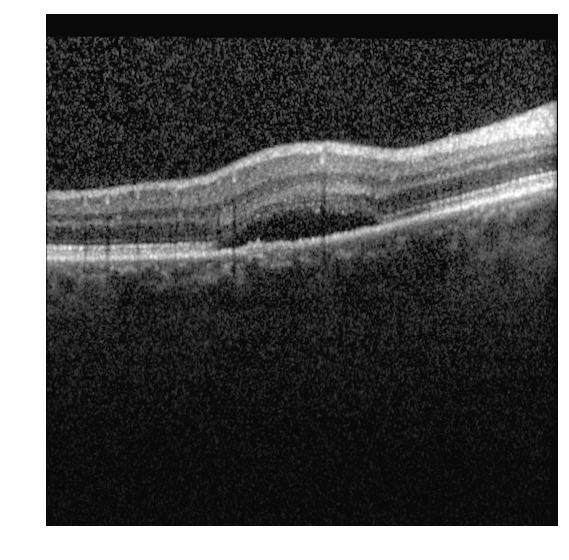
#> input picture groupwork/Train-Data/input_1492_1.png, 569 x 560 px, found by its file name; its folder holds only this picture in this run
$ python main.py
#> lines starting #> are read from the running program, lines starting #| are printed output that depends on the picture; after the words box and inside, x2 and y2 are one past the last pixel; in counts of white or black regions, pixels touching at a corner belong together
### groupwork/mask_fro.py
# imports
from skimage import io, filters
from skimage import color
from scipy import ndimage
import matplotlib.pyplot as plt
import numpy as np
from scipy import misc
from skimage.morphology import disk
from skimage import restoration
from skimage.filters import sobel
from skimage import measure
from skimage.util import crop


def mask(filename):
    # load image
#> called with filename = '_1492_1'
    image = io.imread('Train-Data\input' + filename + '.png')
#> image is the input picture: shape (560, 569, 4); mean R, G, B, A 82.7, 82.7, 82.7, 255

    # cropping
    top = 15
    right = 12
    bottom = 35
    bottom = 250 # test
    left = 50
    image = crop(image, ((top, bottom), (left, right), (0, 0)), copy=False)
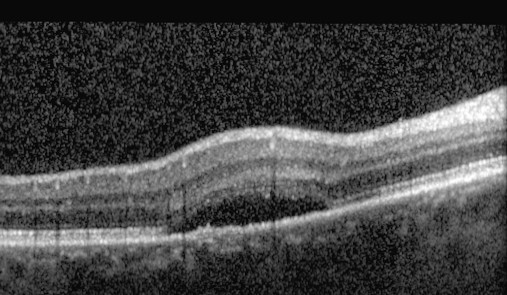
#> image: shape (295, 507, 4); mean R, G, B, A 66.2, 66.2, 66.2, 255

    plt.rcParams['image.cmap'] = 'gray'
    image = color.rgb2gray(image)
#> image: shape (295, 507) float64

    # pre
    size = (3, 3)
    im_open = ndimage.grey_opening(image, size=size)
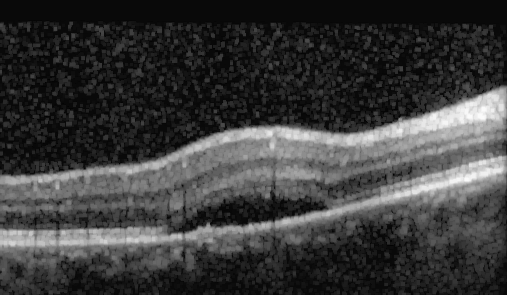
#> im_open: shape (295, 507) float64; min 0, max 0.984, mean 0.231
    im_median = ndimage.median_filter(im_open, size=5)

    # edge detect
    edge_median = ndimage.sobel(im_median, axis=0)  # x
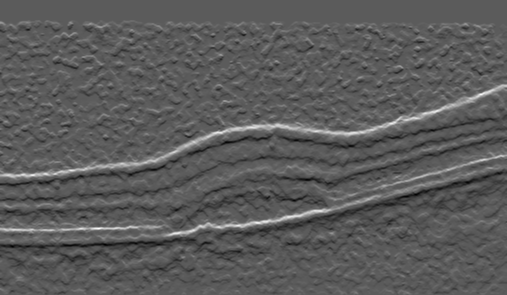
#> edge_median: shape (295, 507) float64; min -0.929, max 1.67, mean 0.0016; drawn with min black and max white
    #sx = ndimage.sobel(im_median, axis=0) # x
    #sy = ndimage.sobel(im_median, axis=1) # y
    #edge_median = np.hypot(sx, sy)

    # perform inverse binary thresholding
    sigma = 10
    blur = filters.gaussian(image, sigma=sigma)
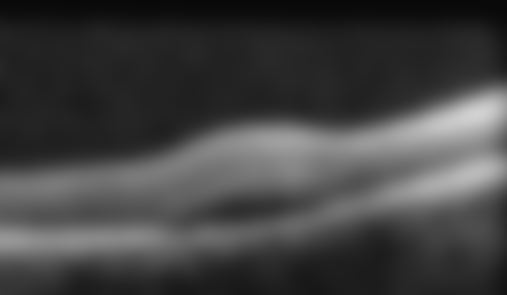
#> blur: shape (295, 507) float64; min 0.0355, max 0.824, mean 0.259
    t = 0.3
    mask = blur > t
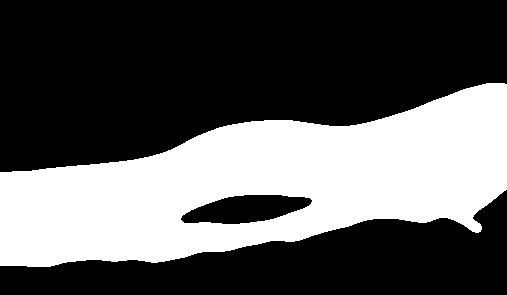
#> mask: shape (295, 507) bool; 35.7% white; 1 white region, box (x1, y1, x2, y2) and area: (0, 83, 507, 267) 53432

    # use the mask to select the "interesting" part of the image
    #sel = np.zeros_like(image)
    #sel[mask] = edge_median[mask]

    im_masked = np.zeros_like(image)
    im_masked[mask] = im_median[mask]
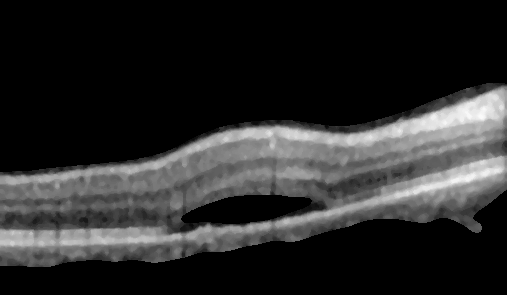
#> im_masked: shape (295, 507) float64; min 0, max 0.984, mean 0.166

    # mask for edges
    #mask2 = sel > 0.6


    # segmentation
    level1 = 0.5
    level2 = 0.4
    level3 = 0.09
    gray_r = im_masked.reshape(im_masked.shape[0] * im_masked.shape[1])
    for i in range(gray_r.shape[0]):
        if gray_r[i] > level1:
            gray_r[i] = 3
        elif gray_r[i] > level2:
            gray_r[i] = 2
        elif gray_r[i] > level3:
            gray_r[i] = 1
        else:
            gray_r[i] = 0
    im_segmented = gray_r.reshape(im_masked.shape[0], im_masked.shape[1])
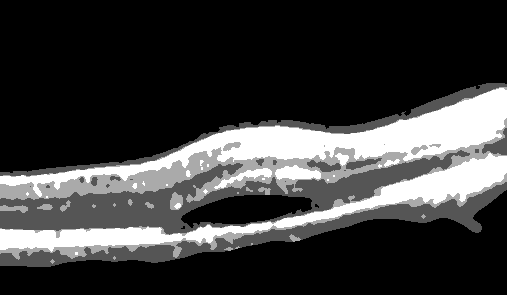
#> im_segmented: shape (295, 507) float64; min 0, max 3, mean 0.704; drawn with min black and max white
    plt.imshow(im_segmented, cmap='gray')
    plt.show()

    # find contours
#> (the run stopped early here; a loop or call above may not have finished)
